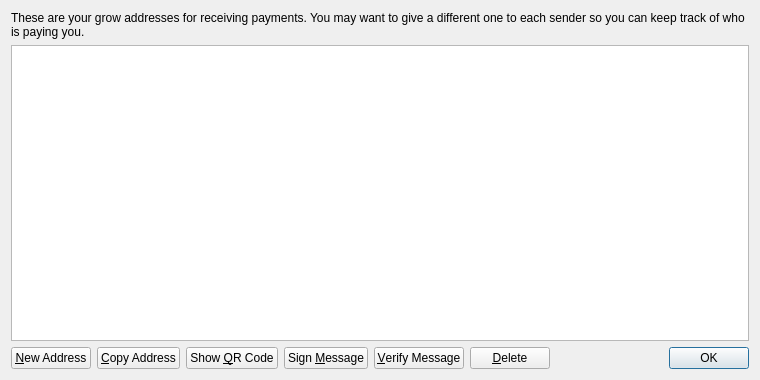
<?xml version="1.0" encoding="UTF-8"?>
<ui version="4.0">
 <class>AddressBookPage</class>
 <widget class="QWidget" name="AddressBookPage">
  <property name="geometry">
   <rect>
    <x>0</x>
    <y>0</y>
    <width>760</width>
    <height>380</height>
   </rect>
  </property>
  <property name="windowTitle">
   <string>Address Book</string>
  </property>
  <property name="styleSheet">
   <string notr="true"/>
  </property>
  <layout class="QVBoxLayout" name="verticalLayout">
   <item>
    <widget class="QLabel" name="labelExplanation">
     <property name="text">
      <string>These are your grow addresses for receiving payments. You may want to give a different one to each sender so you can keep track of who is paying you.</string>
     </property>
     <property name="textFormat">
      <enum>Qt::PlainText</enum>
     </property>
     <property name="wordWrap">
      <bool>true</bool>
     </property>
    </widget>
   </item>
   <item>
    <widget class="QTableView" name="tableView">
     <property name="contextMenuPolicy">
      <enum>Qt::CustomContextMenu</enum>
     </property>
     <property name="toolTip">
      <string>Double-click to edit address or label</string>
     </property>
     <property name="tabKeyNavigation">
      <bool>false</bool>
     </property>
     <property name="alternatingRowColors">
      <bool>true</bool>
     </property>
     <property name="selectionMode">
      <enum>QAbstractItemView::SingleSelection</enum>
     </property>
     <property name="selectionBehavior">
      <enum>QAbstractItemView::SelectRows</enum>
     </property>
     <property name="sortingEnabled">
      <bool>true</bool>
     </property>
     <attribute name="verticalHeaderVisible">
      <bool>false</bool>
     </attribute>
    </widget>
   </item>
   <item>
    <layout class="QHBoxLayout" name="horizontalLayout">
     <item>
      <widget class="QPushButton" name="newAddressButton">
       <property name="toolTip">
        <string>Create a new address</string>
       </property>
       <property name="text">
        <string>&amp;New Address</string>
       </property>
       <property name="icon">
        <iconset resource="../bitcoin.qrc">
         <normaloff>:/icons/add</normaloff>:/icons/add</iconset>
       </property>
      </widget>
     </item>
     <item>
      <widget class="QPushButton" name="copyToClipboard">
       <property name="toolTip">
        <string>Copy the currently selected address to the system clipboard</string>
       </property>
       <property name="text">
        <string>&amp;Copy Address</string>
       </property>
       <property name="icon">
        <iconset resource="../bitcoin.qrc">
         <normaloff>:/icons/editcopy</normaloff>:/icons/editcopy</iconset>
       </property>
      </widget>
     </item>
     <item>
      <widget class="QPushButton" name="showQRCode">
       <property name="text">
        <string>Show &amp;QR Code</string>
       </property>
       <property name="icon">
        <iconset resource="../bitcoin.qrc">
         <normaloff>:/icons/qrcode</normaloff>:/icons/qrcode</iconset>
       </property>
      </widget>
     </item>
     <item>
      <widget class="QPushButton" name="signMessage">
       <property name="toolTip">
        <string>Sign a message to prove you own an grow address</string>
       </property>
       <property name="text">
        <string>Sign &amp;Message</string>
       </property>
       <property name="icon">
        <iconset resource="../bitcoin.qrc">
         <normaloff>:/icons/edit</normaloff>:/icons/edit</iconset>
       </property>
      </widget>
     </item>
     <item>
      <widget class="QPushButton" name="verifyMessage">
       <property name="toolTip">
        <string>Verify a message to ensure it was signed with a specified grow address</string>
       </property>
       <property name="text">
        <string>&amp;Verify Message</string>
       </property>
       <property name="icon">
        <iconset resource="../bitcoin.qrc">
         <normaloff>:/icons/transaction_0</normaloff>:/icons/transaction_0</iconset>
       </property>
      </widget>
     </item>
     <item>
      <widget class="QPushButton" name="deleteButton">
       <property name="toolTip">
        <string>Delete the currently selected address from the list</string>
       </property>
       <property name="text">
        <string>&amp;Delete</string>
       </property>
       <property name="icon">
        <iconset resource="../bitcoin.qrc">
         <normaloff>:/icons/remove</normaloff>:/icons/remove</iconset>
       </property>
      </widget>
     </item>
     <item>
      <spacer name="horizontalSpacer">
       <property name="orientation">
        <enum>Qt::Horizontal</enum>
       </property>
       <property name="sizeHint" stdset="0">
        <size>
         <width>40</width>
         <height>20</height>
        </size>
       </property>
      </spacer>
     </item>
     <item>
      <widget class="QDialogButtonBox" name="buttonBox">
       <property name="sizePolicy">
        <sizepolicy hsizetype="Maximum" vsizetype="Fixed">
         <horstretch>0</horstretch>
         <verstretch>0</verstretch>
        </sizepolicy>
       </property>
       <property name="standardButtons">
        <set>QDialogButtonBox::Ok</set>
       </property>
      </widget>
     </item>
    </layout>
   </item>
  </layout>
 </widget>
 <resources>
  <include location="../bitcoin.qrc"/>
 </resources>
 <connections/>
</ui>
